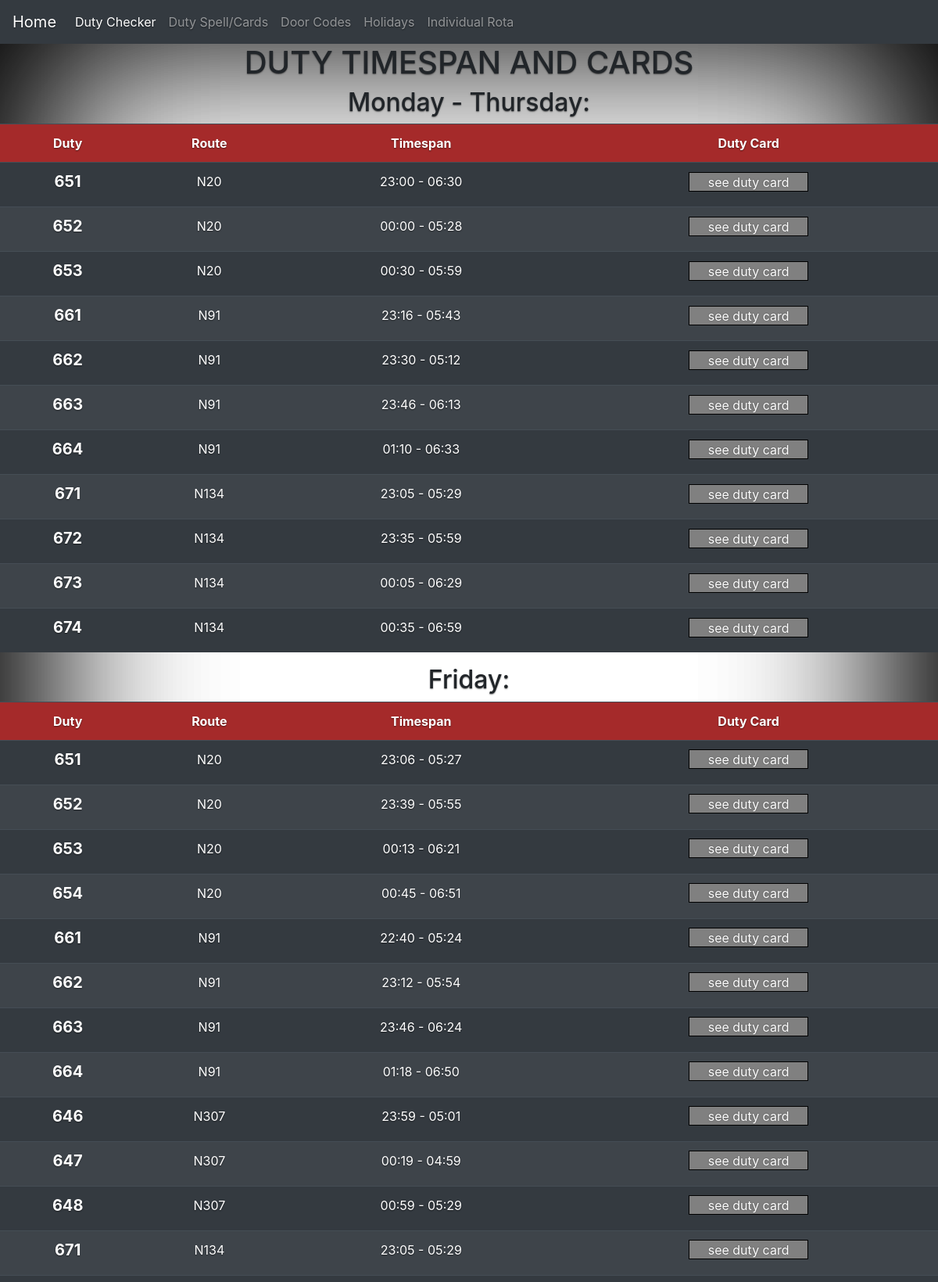
Page /duties (upper part) on the committed database.
### tables this page shows
CREATE TABLE "mon_thu_duties" (
	"duty"	INTEGER,
	"route"	TEXT,
	"time"	TEXT,
	"link"	TEXT
);

CREATE TABLE "friday_duties" (
	"duty"	INTEGER,
	"route"	TEXT,
	"time"	TEXT,
	"link"	TEXT
);

### flask_app.py (the view)
@app.route('/duties')
def duties():
    global number
    mon_thu = display_duties('mon_thu_duties')
    friday = display_duties('friday_duties')
    saturday = display_duties('saturday_duties')
    sunday = display_duties('sunday_duties')
    return render_template('duties.html', mon_thu=mon_thu, friday=friday, saturday=saturday, sunday=sunday)

### flask_app.py (called while the page is built)
def display_duties(table):
    c.execute(f'SELECT * FROM {table}')
    return c.fetchall()

### templates/duties.html (shortened to what this page needs)
{% extends "layout.html" %}
{% block content %}
<div class="subpage">
    <h1>DUTY TIMESPAN AND CARDS</h1>
    <div class="table-responsive">
        <h2>Monday - Thursday:</h2>
    <table class="table table-striped table-dark">
        <tr id="code-duty-head">
        <th>Duty</th>
            <th>Route</th>
        <th>Timespan</th>
        <th>Duty Card</th>
        </tr>
        {% for i in range(0, 11) %}
        <tr>
            <td><h5><b>{{ mon_thu[i][0] }} </b></h5></td>
            <td> {{ mon_thu[i][1] }}</td>
            <td> {{ mon_thu[i][2] }}</td>
            <td><a href= {{ mon_thu[i][3] }}>see duty card</a></td>
        </tr>
        {% endfor %}
    </table>
    </div>
<div class="table-responsive">
        <h2>Friday:</h2>
         <table class="table table-striped table-dark">
        <tr id="code-duty-head">
        <th>Duty</th>
            <th>Route</th>
        <th>Timespan</th>
        <th>Duty Card</th>
        </tr>
         {% for i in range(0, 15) %}
        <tr>
            <td><h5><b>{{ friday[i][0] }} </b></h5></td>
            <td> {{ friday[i][1] }}</td>
            <td> {{ friday[i][2] }}</td>
            <td><a href= {{ friday[i][3] }}>see duty card</a></td>
        </tr>
        {% endfor %}
         </table >
</div>
</div>
{% endblock %}

### static/css/style.css (style rules this page uses)
html, body { text-align: center; text-shadow: 0 .05rem .1rem rgba(0, 0, 0, .5); box-shadow: inset 0 0 20rem rgba(0, 0, 0, 1); }
.subpage { text-align: center; }
div.subpage a { background-color: grey; color: white; padding: .1em 1.5em; text-decoration: none; border: .05rem solid black; }
#code-duty-head { background-color: brown; }

### rows in the picture
mon_thu_duties: duty "651", route "N20", time "23:00 - 06:30"
mon_thu_duties: duty "652", route "N20", time "00:00 - 05:28"
mon_thu_duties: duty "653", route "N20", time "00:30 - 05:59"
mon_thu_duties: duty "661", route "N91", time "23:16 - 05:43"
mon_thu_duties: duty "662", route "N91", time "23:30 - 05:12"
mon_thu_duties: duty "663", route "N91", time "23:46 - 06:13"
mon_thu_duties: duty "664", route "N91", time "01:10 - 06:33"
mon_thu_duties: duty "671", route "N134", time "23:05 - 05:29"
mon_thu_duties: duty "672", route "N134", time "23:35 - 05:59"
mon_thu_duties: duty "673", route "N134", time "00:05 - 06:29"
mon_thu_duties: duty "674", route "N134", time "00:35 - 06:59"
friday_duties: duty "651", route "N20", time "23:06 - 05:27"
friday_duties: duty "652", route "N20", time "23:39 - 05:55"
friday_duties: duty "653", route "N20", time "00:13 - 06:21"
friday_duties: duty "654", route "N20", time "00:45 - 06:51"
friday_duties: duty "661", route "N91", time "22:40 - 05:24"
friday_duties: duty "662", route "N91", time "23:12 - 05:54"
friday_duties: duty "663", route "N91", time "23:46 - 06:24"
friday_duties: duty "664", route "N91", time "01:18 - 06:50"
friday_duties: duty "646", route "N307", time "23:59 - 05:01"
friday_duties: duty "647", route "N307", time "00:19 - 04:59"
friday_duties: duty "648", route "N307", time "00:59 - 05:29"
friday_duties: duty "671", route "N134", time "23:05 - 05:29"
